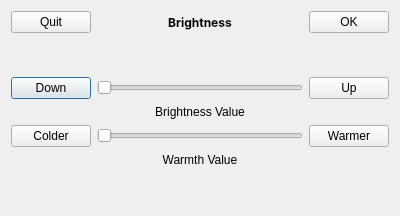
<?xml version="1.0" encoding="UTF-8"?>
<ui version="4.0">
 <class>brightnessDialog</class>
 <widget class="QDialog" name="brightnessDialog">
  <property name="geometry">
   <rect>
    <x>0</x>
    <y>0</y>
    <width>400</width>
    <height>216</height>
   </rect>
  </property>
  <property name="sizePolicy">
   <sizepolicy hsizetype="Preferred" vsizetype="Preferred">
    <horstretch>0</horstretch>
    <verstretch>0</verstretch>
   </sizepolicy>
  </property>
  <property name="windowTitle">
   <string>Dialog</string>
  </property>
  <property name="modal">
   <bool>true</bool>
  </property>
  <layout class="QVBoxLayout" name="verticalLayout">
   <item>
    <layout class="QGridLayout" name="gridLayout">
     <item row="5" column="0">
      <layout class="QGridLayout" name="gridLayout_3">
       <property name="bottomMargin">
        <number>0</number>
       </property>
       <item row="1" column="1">
        <layout class="QGridLayout" name="gridLayout_4">
         <property name="bottomMargin">
          <number>0</number>
         </property>
         <item row="0" column="0">
          <widget class="QPushButton" name="decBtn">
           <property name="text">
            <string>Down</string>
           </property>
          </widget>
         </item>
         <item row="0" column="1">
          <widget class="QSlider" name="horizontalSlider">
           <property name="maximum">
            <number>100</number>
           </property>
           <property name="pageStep">
            <number>1</number>
           </property>
           <property name="orientation">
            <enum>Qt::Horizontal</enum>
           </property>
          </widget>
         </item>
         <item row="0" column="2">
          <widget class="QPushButton" name="incBtn">
           <property name="text">
            <string>Up</string>
           </property>
          </widget>
         </item>
        </layout>
       </item>
       <item row="3" column="1">
        <layout class="QGridLayout" name="gridLayout_5">
         <property name="bottomMargin">
          <number>0</number>
         </property>
         <item row="0" column="1">
          <widget class="QSlider" name="warmthSlider">
           <property name="maximum">
            <number>10</number>
           </property>
           <property name="pageStep">
            <number>1</number>
           </property>
           <property name="orientation">
            <enum>Qt::Horizontal</enum>
           </property>
          </widget>
         </item>
         <item row="0" column="0">
          <widget class="QPushButton" name="warmthDecBtn">
           <property name="text">
            <string>Colder</string>
           </property>
          </widget>
         </item>
         <item row="0" column="2">
          <widget class="QPushButton" name="warmthIncBtn">
           <property name="text">
            <string>Warmer</string>
           </property>
          </widget>
         </item>
        </layout>
       </item>
       <item row="2" column="1">
        <widget class="QLabel" name="valueLabel">
         <property name="text">
          <string>Brightness Value</string>
         </property>
         <property name="alignment">
          <set>Qt::AlignCenter</set>
         </property>
        </widget>
       </item>
      </layout>
     </item>
     <item row="8" column="0">
      <spacer name="verticalSpacer_2">
       <property name="orientation">
        <enum>Qt::Vertical</enum>
       </property>
       <property name="sizeHint" stdset="0">
        <size>
         <width>20</width>
         <height>40</height>
        </size>
       </property>
      </spacer>
     </item>
     <item row="1" column="0">
      <layout class="QGridLayout" name="gridLayout_2">
       <property name="bottomMargin">
        <number>0</number>
       </property>
       <item row="0" column="1">
        <spacer name="horizontalSpacer_2">
         <property name="orientation">
          <enum>Qt::Horizontal</enum>
         </property>
         <property name="sizeHint" stdset="0">
          <size>
           <width>40</width>
           <height>20</height>
          </size>
         </property>
        </spacer>
       </item>
       <item row="0" column="2">
        <widget class="QLabel" name="brightnessLabel">
         <property name="font">
          <font>
           <family>Inter</family>
           <weight>75</weight>ı
           <bold>true</bold>
          </font>
         </property>
         <property name="text">
          <string>Brightness</string>
         </property>
         <property name="alignment">
          <set>Qt::AlignCenter</set>
         </property>
        </widget>
       </item>
       <item row="0" column="3">
        <spacer name="horizontalSpacer">
         <property name="orientation">
          <enum>Qt::Horizontal</enum>
         </property>
         <property name="sizeHint" stdset="0">
          <size>
           <width>40</width>
           <height>20</height>
          </size>
         </property>
        </spacer>
       </item>
       <item row="0" column="4">
        <widget class="QPushButton" name="okBtn">
         <property name="text">
          <string>OK</string>
         </property>
        </widget>
       </item>
       <item row="0" column="0">
        <widget class="QPushButton" name="quitBtn">
         <property name="text">
          <string>Quit</string>
         </property>
        </widget>
       </item>
      </layout>
     </item>
     <item row="3" column="0">
      <spacer name="verticalSpacer">
       <property name="orientation">
        <enum>Qt::Vertical</enum>
       </property>
       <property name="sizeHint" stdset="0">
        <size>
         <width>20</width>
         <height>40</height>
        </size>
       </property>
      </spacer>
     </item>
     <item row="6" column="0">
      <widget class="QLabel" name="warmthValueLabel">
       <property name="text">
        <string>Warmth Value</string>
       </property>
       <property name="alignment">
        <set>Qt::AlignCenter</set>
       </property>
      </widget>
     </item>
    </layout>
   </item>
  </layout>
 </widget>
 <resources/>
 <connections/>
</ui>
